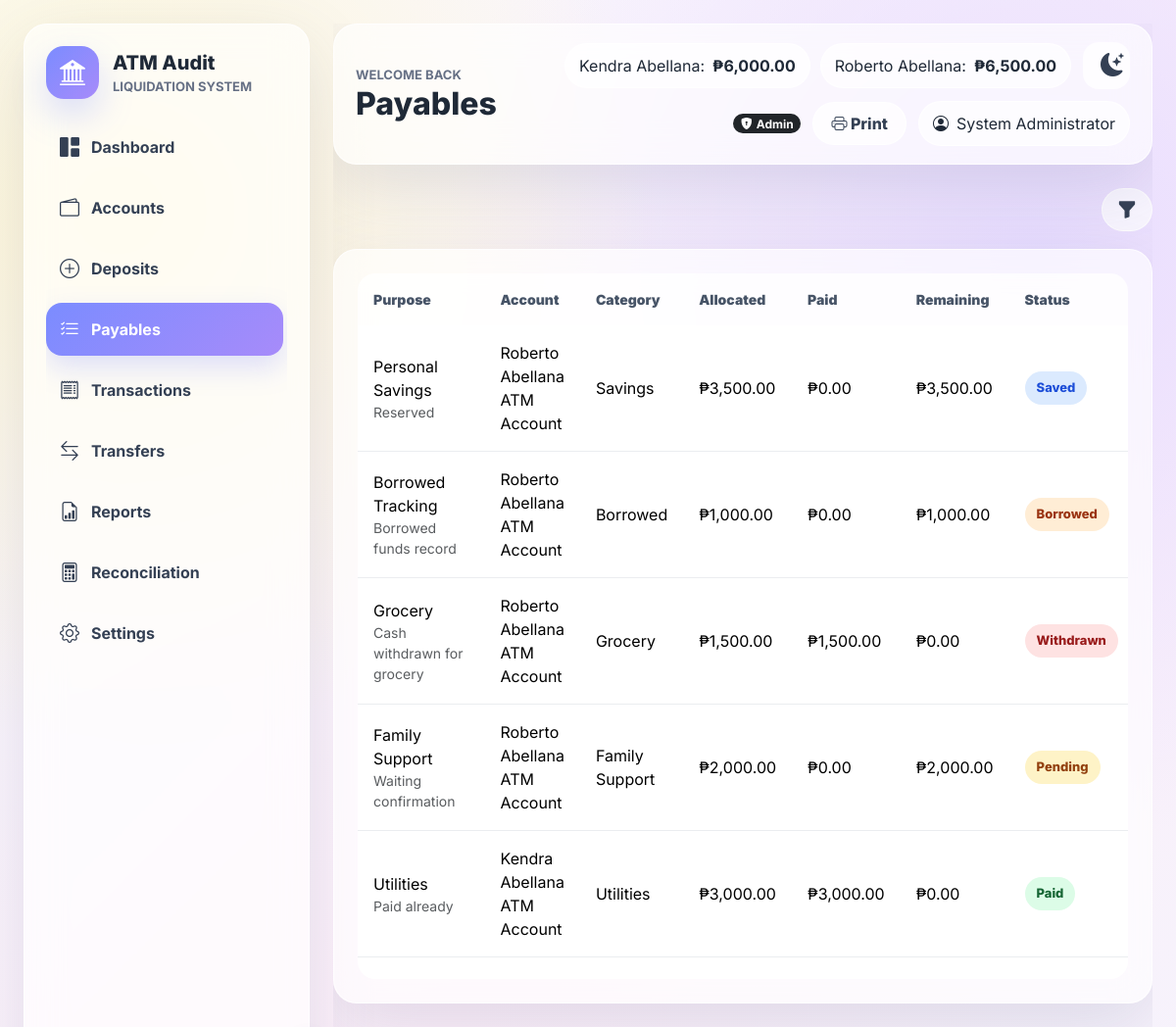
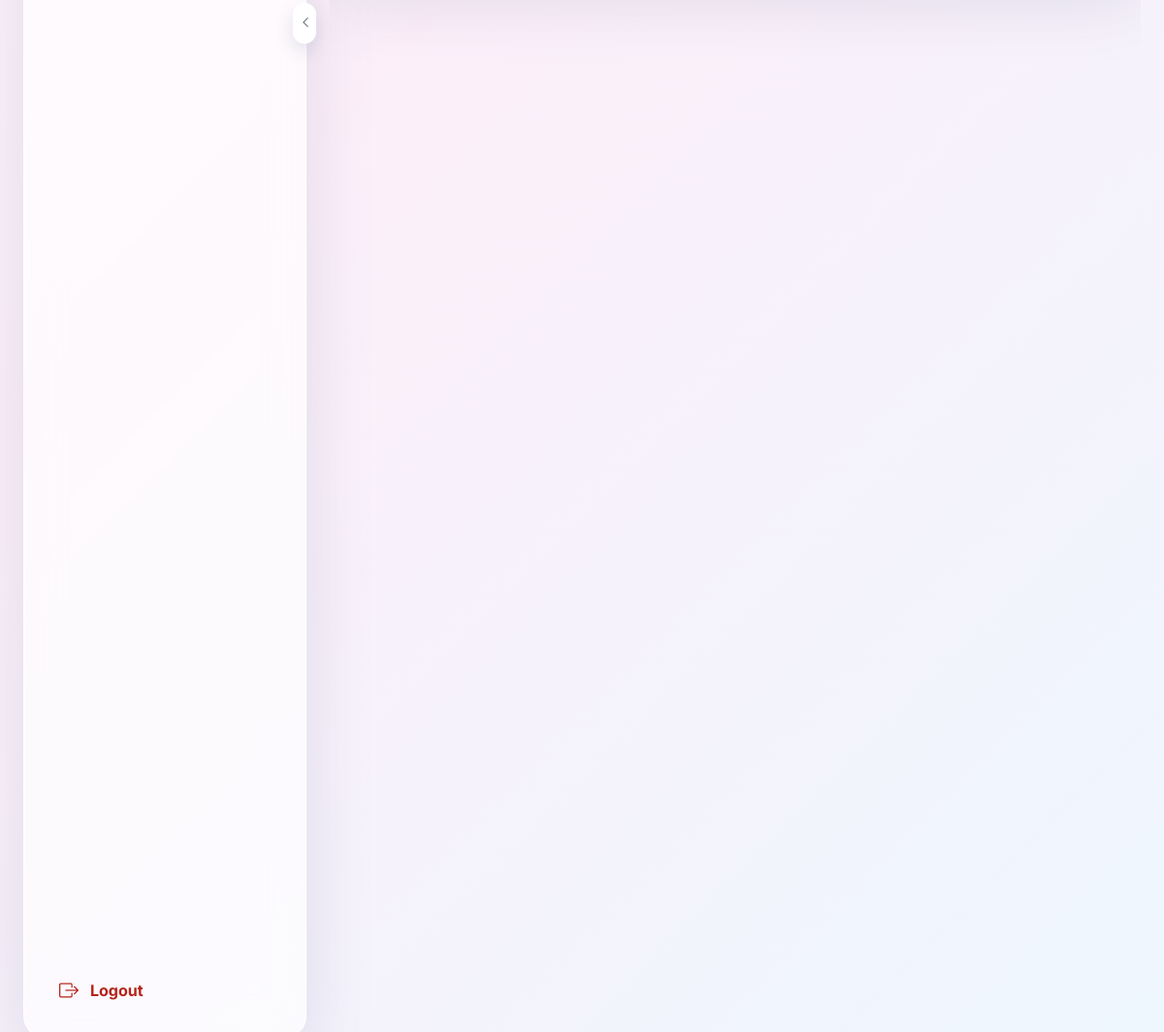
Page /pages/allocations.php (signed in) on the committed database (2 pictures, top to bottom).
### tables this page shows
CREATE TABLE accounts (
    id INT AUTO_INCREMENT PRIMARY KEY,
    account_name VARCHAR(160) NOT NULL UNIQUE,
    current_balance DECIMAL(15,2) NOT NULL DEFAULT 0.00,
    created_at DATETIME NOT NULL DEFAULT CURRENT_TIMESTAMP,
    deleted_at DATETIME NULL
);

CREATE TABLE allocations (
    id INT AUTO_INCREMENT PRIMARY KEY,
    deposit_id INT NULL,
    account_id INT NOT NULL,
    purpose VARCHAR(180) NOT NULL,
    category VARCHAR(100) NOT NULL,
    allocated_amount DECIMAL(15,2) NOT NULL,
    amount_paid DECIMAL(15,2) NOT NULL DEFAULT 0.00,
    remaining_amount DECIMAL(15,2) NOT NULL DEFAULT 0.00,
    status ENUM('Paid', 'Pending', 'Not Yet Paid', 'Partially Paid', 'Saved', 'Transferred', 'Borrowed', 'Withdrawn') NOT NULL DEFAULT 'Not Yet Paid',
    notes TEXT NULL,
    created_at DATETIME NOT NULL DEFAULT CURRENT_TIMESTAMP,
    updated_at DATETIME NULL,
    deleted_at DATETIME NULL,
    CONSTRAINT fk_allocations_deposit FOREIGN KEY (deposit_id) REFERENCES deposits(id),
    CONSTRAINT fk_allocations_account FOREIGN KEY (account_id) REFERENCES accounts(id),
    INDEX idx_allocations_account_status (account_id, status),
    INDEX idx_allocations_category (category)
);

### config/database.php (called while the page is built, shortened)
<?php
function db(): PDO
{
    static $pdo = null;
    if ($pdo instanceof PDO) {
        return $pdo;
    }
    $dsn = sprintf('mysql:host=%s;port=%s;dbname=%s;charset=utf8mb4', DB_HOST, DB_PORT, DB_NAME);
    $pdo = new PDO($dsn, DB_USER, DB_PASS, [
        PDO::ATTR_ERRMODE => PDO::ERRMODE_EXCEPTION,
        PDO::ATTR_DEFAULT_FETCH_MODE => PDO::FETCH_ASSOC,
        PDO::ATTR_EMULATE_PREPARES => false,
    ]);
    ensureDefaultSeedData($pdo);
    return $pdo;
}
function ensureDefaultSeedData(PDO $pdo): void
{
    try {
        $pdo->beginTransaction();
        $accountStmt = $pdo->prepare(
            'INSERT INTO accounts (id, account_name, current_balance, deleted_at)
             VALUES (:id, :account_name, :current_balance, NULL)
             ON DUPLICATE KEY UPDATE
                 account_name = VALUES(account_name),
                 deleted_at = NULL'
        );
        foreach (DEFAULT_SEED_ACCOUNTS as [$id, $accountName, $balance]) {
            $accountStmt->execute([
                'id' => $id,
                'account_name' => $accountName,
                'current_balance' => $balance,
            ]);
        }
        $findDefaultUserStmt = $pdo->prepare(
            'SELECT id FROM users WHERE LOWER(username) = LOWER(:username) LIMIT 1'
        );
        $updateDefaultUserStmt = $pdo->prepare(
            'UPDATE users
             SET full_name = :full_name,
                 password = :password,
                 role = :role,
                 account_id = :account_id,
                 deleted_at = NULL
             WHERE id = :id'
        );
        $insertDefaultUserStmt = $pdo->prepare(
            'INSERT INTO users (full_name, username, password, role, account_id, deleted_at)
             VALUES (:full_name, :username, :password, :role, :account_id, NULL)'
        );
        foreach (DEFAULT_SEED_USERS as [$fullName, $username, $password, $role, $accountId]) {
            $params = [
                'full_name' => $fullName,
                'username' => $username,
                'password' => $password,
                'role' => $role,
                'account_id' => $accountId,
            ];
            $findDefaultUserStmt->execute(['username' => $username]);
            $existingId = (int) ($findDefaultUserStmt->fetch()['id'] ?? 0);
            if ($existingId > 0) {
                $updateDefaultUserStmt->execute([
                    'full_name' => $fullName,
                    'password' => $password,
                    'role' => $role,
                    'account_id' => $accountId,
                    'id' => $existingId,
                ]);
            } else {
                $insertDefaultUserStmt->execute($params);
            }
        }
        if ($pdo->inTransaction()) {
            $pdo->commit();
        }
    } catch (Throwable $e) {
        if ($pdo->inTransaction()) {
            $pdo->rollBack();
        }
        error_log($e->getMessage());
    }
}
function e(?string $value): string
{
    return htmlspecialchars((string) $value, ENT_QUOTES, 'UTF-8');
}
function asset(string $path): string
{
    return BASE_URL . '/assets/' . ltrim($path, '/');
}
function pageUrl(string $page): string
{
    return BASE_URL . '/pages/' . ltrim($page, '/');
}
function currentUser(): ?array
{
    return $_SESSION['user'] ?? null;
}
function isAdmin(): bool
{
    return (currentUser()['role'] ?? '') === 'Admin';
}
function money($amount): string
{
    return '&#8369;' . number_format((float) $amount, 2);
}
function fetchAccounts(bool $respectAccess = true): array
{
    return db()->query('SELECT * FROM accounts WHERE deleted_at IS NULL ORDER BY id ASC')->fetchAll();
}
function accountAccessCondition(string $columnName): string
{
    if (isAdmin()) {
        return '';
    }
    return ' AND ' . $columnName . ' = :access_account_id';
}
function statusClass(string $status): string
{
    return 'status-' . strtolower(str_replace(' ', '-', $status));
}

### pages/allocations.php (the view, shortened to what this page needs)
<?php
require_once __DIR__ . '/../includes/header.php';
require_once __DIR__ . '/../includes/footer.php';
$where = 'WHERE al.deleted_at IS NULL';
$params = [];
$where .= accountAccessCondition('al.account_id');
$params = bindAccountAccess($params);
$stmt = db()->prepare(
    "SELECT al.*, a.account_name
     FROM allocations al
     JOIN accounts a ON a.id = al.account_id
     $where
     ORDER BY al.created_at DESC, al.id DESC"
);
$stmt->execute($params);
$rows = $stmt->fetchAll();
renderHeader('Payables');
?>
<div class="page-actions">
    <button class="btn btn-soft filter-icon-button" type="button" data-bs-toggle="modal" data-bs-target="#allocationFilterModal" title="Filter payables" aria-label="Filter payables">
        <i class="bi bi-funnel-fill"></i>
    </button>
</div>
<div class="glass-card">
    <div class="table-responsive">
        <table class="table soft-table">
            <thead><tr><th>Purpose</th><th>Account</th><th>Category</th><th>Allocated</th><th>Paid</th><th>Remaining</th><th>Status</th><th>Update</th></tr></thead>
            <tbody>
            <?php foreach ($rows as $row): ?>
                <tr>
                    <td><?= e($row['purpose']) ?><div class="small text-muted"><?= e($row['notes']) ?></div></td>
                    <td><?= e($row['account_name']) ?></td>
                    <td><?= e($row['category']) ?></td>
                    <td><?= money($row['allocated_amount']) ?></td>
                    <td><?= money($row['amount_paid']) ?></td>
                    <td><?= money($row['remaining_amount']) ?></td>
                    <td><span class="status-pill <?= e(statusClass($row['status'])) ?>"><?= e($row['status']) ?></span></td>
                </tr>
            <?php endforeach; ?>
            </tbody>
        </table>
    </div>
</div>
<?php renderFooter(); ?>

### includes/header.php (shortened to what this page needs)
<?php
require_once __DIR__ . '/../config/database.php';
function renderHeader(string $title): void
{
    $user = currentUser();
    $accounts = currentUser() ? fetchAccounts() : [];
    ?>
    <!doctype html>
    <html lang="en">
    <head>
        <link href="https://cdn.jsdelivr.net/npm/bootstrap@5.3.3/dist/css/bootstrap.min.css" rel="stylesheet">
        <link href="https://cdn.jsdelivr.net/npm/bootstrap-icons@1.11.3/font/bootstrap-icons.css" rel="stylesheet">
        <link href="<?= asset('css/style.css') ?>" rel="stylesheet">
    </head>
    <body>
    <?php if ($user): ?>
        <div class="app-shell">
            <?php require __DIR__ . '/sidebar.php'; ?>
            <main class="main-panel">
                <header class="topbar glass-card">
                    <div>
                        <div class="eyebrow">Welcome back</div>
                        <h1><?= e($title) ?></h1>
                    </div>
                    <div class="topbar-tools">
                        <div class="balance-strip d-none d-xl-flex">
                            <?php foreach ($accounts as $account): ?>
                                <span><?= e(str_replace(' ATM Account', '', $account['account_name'])) ?>: <strong><?= money($account['current_balance']) ?></strong></span>
                            <?php endforeach; ?>
                        </div>
                        <button class="btn btn-soft icon-button" id="themeToggleButton" type="button" aria-label="Toggle night mode" title="Toggle night mode">
                            <i class="bi bi-moon-stars-fill"></i>
                        </button>
                        <?php if (isAdmin()): ?>
                            <span class="badge rounded-pill text-bg-dark admin-badge"><i class="bi bi-shield-lock-fill me-1"></i>Admin</span>
                        <?php endif; ?>
                        <button class="btn btn-soft print-page-button" id="printPageButton" type="button"><i class="bi bi-printer"></i> Print</button>
                        <div class="profile-pill"><i class="bi bi-person-circle"></i> <?= e($user['full_name']) ?></div>
                    </div>
                </header>
                <section class="content-wrap">
    <?php endif; ?>
    <?php
}
?>

### includes/sidebar.php (shortened to what this page needs)
<?php
$current = basename($_SERVER['SCRIPT_NAME']);
$items = [
    ['dashboard.php', 'bi-grid-1x2-fill', 'Dashboard'],
    ['accounts.php', 'bi-wallet2', 'Accounts'],
    ['deposits.php', 'bi-plus-circle', 'Deposits'],
    ['allocations.php', 'bi-list-check', 'Payables'],
    ['transactions.php', 'bi-receipt', 'Transactions'],
    ['transfers.php', 'bi-arrow-left-right', 'Transfers'],
    ['reports.php', 'bi-file-earmark-bar-graph', 'Reports'],
    ['reconciliation.php', 'bi-calculator', 'Reconciliation'],
    ['settings.php', 'bi-gear', 'Settings'],
];
?>
<aside class="sidebar glass-card" id="sidebar">
    <button class="sidebar-edge-toggle d-none d-lg-inline-flex" id="sidebarCollapseToggle" type="button" aria-label="Collapse navigation" title="Collapse navigation">
        <i class="bi bi-chevron-left"></i>
    </button>
    <div class="brand-block">
        <div class="brand-icon"><i class="bi bi-bank2"></i></div>
        <div>
            <div class="brand-title">ATM Audit</div>
            <div class="brand-subtitle">Liquidation System</div>
        </div>
    </div>
    <nav class="side-nav">
        <?php foreach ($items as [$file, $icon, $label]): ?>
            <a class="nav-link <?= $current === $file ? 'active' : '' ?>" href="<?= pageUrl($file) ?>">
                <i class="bi <?= e($icon) ?>"></i><span><?= e($label) ?></span>
            </a>
        <?php endforeach; ?>
    </nav>
    <a class="nav-link logout-link" href="<?= BASE_URL ?>/auth/logout.php">
        <i class="bi bi-box-arrow-right"></i><span>Logout</span>
    </a>
</aside>

### includes/footer.php (shortened to what this page needs)
<?php
function renderFooter(): void
{
    ?>
                </section>
            </main>
        </div>
    </body>
    </html>
    <?php
}
?>

### rows in the picture
accounts: account_name "Kendra Abellana", current_balance "₱6,000.00"
accounts: account_name "Roberto Abellana", current_balance "₱6,500.00"
allocations: purpose "Personal Savings", notes "Reserved", account.account_name "Roberto Abellana ATM Account", category "Savings", allocated_amount "₱3,500.00", amount_paid "₱0.00", remaining_amount "₱3,500.00", status "Saved"
allocations: purpose "Borrowed Tracking", notes "Borrowed funds record", account.account_name "Roberto Abellana ATM Account", category "Borrowed", allocated_amount "₱1,000.00", amount_paid "₱0.00", remaining_amount "₱1,000.00", status "Borrowed"
allocations: purpose "Grocery", notes "Cash withdrawn for grocery", account.account_name "Roberto Abellana ATM Account", category "Grocery", allocated_amount "₱1,500.00", amount_paid "₱1,500.00", remaining_amount "₱0.00", status "Withdrawn"
allocations: purpose "Family Support", notes "Waiting confirmation", account.account_name "Roberto Abellana ATM Account", category "Family Support", allocated_amount "₱2,000.00", amount_paid "₱0.00", remaining_amount "₱2,000.00", status "Pending"
allocations: purpose "Utilities", notes "Paid already", account.account_name "Kendra Abellana ATM Account", category "Utilities", allocated_amount "₱3,000.00", amount_paid "₱3,000.00", remaining_amount "₱0.00", status "Paid"

### other values in the picture
$label "Dashboard"
$label "Accounts"
$label "Deposits"
$label "Payables"
$label "Transactions"
$label "Transfers"
$label "Reports"
$label "Reconciliation"
$label "Settings"
$title "Payables"
$user['full_name'] "System Administrator"
